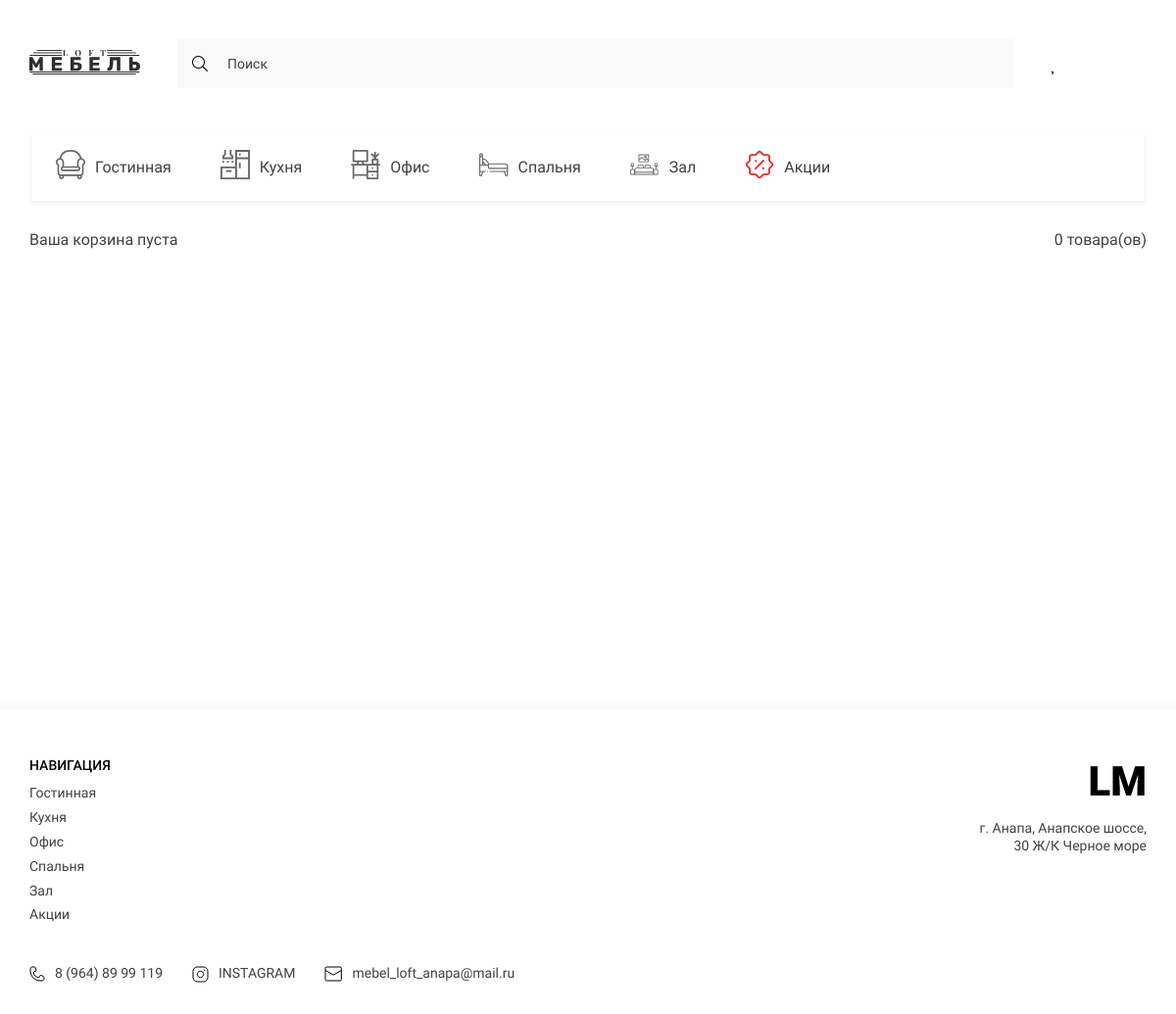
Page /cart/ (signed in) on the committed database.
### mebel_app/models.py (models this page shows)
class Category(models.Model):
    title = models.CharField(max_length=255, verbose_name='Категория', unique=True)
    image = models.FileField(upload_to='categories/', verbose_name='Иконка')
    slug = models.SlugField(unique=True, null=True, verbose_name='Слаг')
    def get_absolute_url(self):
        return reverse('category', kwargs={'slug': self.slug})
    def __str__(self):
        return self.title
    class Meta:
        verbose_name = 'Категория'
        verbose_name_plural = 'Категории'

### mebel_app/views.py (the view)
# urls.py: path('cart/', cart, name='cart'),
def cart(request):
    cart_info = get_cart_data(request)
    context = {
        'cart_total_quantity': cart_info['cart_total_quantity'],
        'order': cart_info['order'],
        'products': cart_info['order_products'],
        'title': 'Корзина',
        'cart_total_price': cart_info['cart_total_price']
    }
    return render(request, 'mebel_app/cart.html', context)

### mebel_app/models.py (called while the page is built)
    @property
    def get_cart_total_price(self):
        order_product = self.orderproduct_set.all()
        total_price = sum([product.get_total_price for product in order_product])
        return total_price

    @property
    def get_cart_total_quantity(self):
        order_product = self.orderproduct_set.all()
        total_quantity = sum([product.quantity for product in order_product])
        return total_quantity

### mebel_app/templatetags/mebel_app_tags.py (called while the page is built)
@register.simple_tag()
def get_categories():
    categories = Category.objects.all()
    return categories

### mebel_app/utils.py (called while the page is built)
def get_cart_data(request):
    user_cart = CartForAuthenticatedUser(request)
    cart_info = user_cart.get_cart_info()
    return {
        'cart_total_quantity': cart_info['cart_total_quantity'],
        'cart_total_price': cart_info['cart_total_price'],
        'order': cart_info['order'],
        'order_products': cart_info['order_products']
    }

    def get_cart_info(self):
        customer, created = Customer.objects.get_or_create(user=self.user, first_name=self.user.first_name,
                                                           last_name=self.user.last_name, email=self.user.email)
        order, created = Order.objects.get_or_create(customer=customer)
        order_products = order.orderproduct_set.all()
        cart_total_quantity = order.get_cart_total_quantity
        cart_total_price = order.get_cart_total_price
        return {
            'cart_total_quantity': cart_total_quantity,
            'cart_total_price': cart_total_price,
            'order': order,
            'order_products': order_products
        }

### mebel_app/templates/mebel_app/cart.html (shortened to what this page needs)
{% extends 'base.html' %}
{% load mebel_app_tags %}
{% block main %}
<main class="main">
    <div class="container">
        <section class="basket">
            <div class="basket__text">
                {% if products %}
                <h1 class="basket__title">Ваша корзина</h1>
                {% else %}
                <h1 class="basket__title">Ваша корзина пуста</h1>
                {% endif %}
                <span class="basket__count"><span>{{ cart_total_quantity }}</span> товара(ов)</span>
            </div>
        </section>
    </div>
</main>
{% endblock main %}

### templates/components/_category.html
              {% load mebel_app_tags %}
<div class="padding-left" style="
    max-width: 1136px;
    width: 100%;
    margin: 25px  auto;
">
  {% get_categories as categories %}
                    <ul class="header__list _categories">
   {% for category in categories %}
                        <li>
                            <a href="{{ category.get_absolute_url }}" class="header__list-links">
                                <span class="header__list-img">
                                    <img src="{{ category.image.url }}" alt="icons" width="30" height="30">
                                </span>
                                {{ category }}
                            </a>
                        </li>
    {% endfor %}
                    </ul>
</div>

### templates/components/_footer.html
{% load static %}
              {% load mebel_app_tags %}
<footer class="footer">
    <div class="container">
        <div class="footer__content">
            <div class="footer__navigate">
                <div class="footer__navigate-part">
                    <h2 class="footer__navigate-title">НАВИГАЦИЯ</h2>
                    <div class="footer__navigate-lists">
                          {% get_categories as categories %}
                        <ul class="footer__navigate-list">
                            {% for category in categories %}
                            <li><a href="{{ category.get_absolute_url }}" class="footer__navigate-links">{{ category.title }}</a></li>
{% endfor %}
                        </ul>
                    </div>
                </div>
                <div class="footer__navigate-part _right">
                    <a href="./index.html" class="footer__logo">LM</a>
                    <p class="footer__adress">г. Анапа, Анапское шоссе, 30 Ж/К Черное море</p>
                </div>
            </div>
            <div class="footer__social">
                <ul class="footer__social-list">
                    <li>
                        <a href="tel:89648999119" class="footer__social-links">
                            <img src="{% static 'mebel_app/assets/icons/phone.svg' %}" alt="phone">
                            8 (964) 89 99 119
                        </a>
                    </li>
                    <li>
                        <a href="https://www.instagram.com/habibaziz33" target="_blank" class="footer__social-links">
                            <img src="{% static 'mebel_app/assets/icons/inst.svg' %}" alt="insta">
                            INSTAGRAM
                        </a>
                    </li>
                    <li>
                        <a href="mailto:mebel_loft_anapa@mail.ru" target="_blank" class="footer__social-links">
                            <img src="{% static 'mebel_app//assets/icons/mail.svg' %}" alt="mail">
                            mebel_loft_anapa@mail.ru
                        </a>
                    </li>
                </ul>
            </div>
        </div>
    </div>
</footer>

### mebel_app/static/mebel_app/style/style.css (style rules this page uses)
:root { --containerWidth: 1140px; --primaryColor: #414141; --primaryFont: 'Roboto'; --mainColor: #245462; }
* { padding: 0; margin: 0; box-sizing: border-box; text-decoration: none; list-style: none; font-family: var(--primaryFont); }
.container { width: 100%; max-width: calc(var(--containerWidth) + 30px); margin: 0 auto; padding: 0 15px; }
.nav__content-bars, ._categories, .nav__list-links>img, .nav__bars-open, ._truck { display: none; }
.header__list { display: flex; justify-content: space-between; align-items: center; }
.header__list._categories { justify-content: flex-start; width: 100%; overflow-x: scroll; background: #FFFFFF; box-shadow: 0px 2px 4px rgba(0, 0, 0, 0.07); margin-bottom: 30px; }
.header__list-links { padding: 24px 25px; display: flex; justify-content: center; align-items: center; height: 70px; transition: background .3s linear, color .3s linear; width: max-content; font-family: 'Roboto'; font-size: 16px; line-height: 19px; color: #414141; }
.header__list-links img { margin-right: 10px; min-width: 18px; transition: filter .3s linear; }
.main { width: 100%; flex-grow: 1; padding-bottom: 150px; }
.basket { display: flex; flex-direction: column; width: 100%; }
.basket__text { display: flex; align-items: center; justify-content: space-between; margin-bottom: 20px; }
.basket__title { font-style: normal; font-weight: normal; font-size: 16px; line-height: 19px; color: var(--primaryColor); }
.basket__count { font-style: normal; font-weight: normal; font-size: 16px; line-height: 19px; color: var(--primaryColor); }
.footer { width: 100%; padding: 49px 0 32px; background: #FFFFFF; box-shadow: 0px -4px 10px rgba(0, 0, 0, 0.03); }
.footer__content { width: 100%; display: flex; flex-direction: column; justify-content: center; }
.footer__navigate { display: flex; width: 100%; justify-content: space-between; margin-bottom: 35px; }
.footer__navigate-part._right { text-align: right; }
.footer__navigate-title { font-weight: 500; font-size: 14px; line-height: 126.69%; color: #000000; margin-bottom: 10px; text-transform: uppercase; }
.footer__navigate-lists { display: flex; }
.footer__navigate-list { display: flex; flex-direction: column; align-items: flex-start; justify-content: flex-start; }
.footer__navigate-links { font-size: 14px; line-height: 126.69%; color: #414141; display: block; margin-bottom: 7.24px; transition: color .3s linear; }
.footer__logo { font-weight: 900; font-size: 42px; line-height: 49px; color: #000000; display: block; margin-bottom: 15px; }
.footer__adress { font-size: 14px; line-height: 126.69%; text-align: right; color: #414141; width: 100%; max-width: 171px; }
.footer__social { display: flex; justify-content: space-between; width: 100%; }
.footer__social-list { display: flex; justify-content: center; text-align: right; align-items: center; }
.footer__social-links { display: flex; justify-content: center; align-items: center; font-size: 14px; line-height: 126.69%; color: #414141; margin-right: 30px; }
.footer__social-list li:last-child .footer__social-links { margin-right: 0; }
.footer__social-links img { margin-right: 10px; }

### rows in the picture
Category: image (picture), title "Гостинная"
Category: image (picture), title "Кухня"
Category: image (picture), title "Офис"
Category: image (picture), title "Спальня"
Category: image (picture), title "Зал"
Category: image (picture), title "Акции"

### other values in the picture
{{ cart_total_quantity }} "0"
